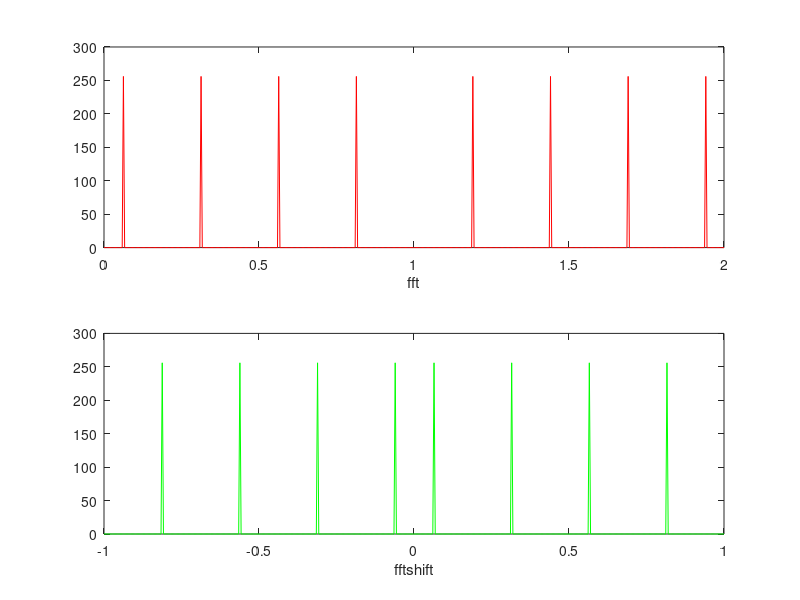

Write MATLAB code to recreate this figure. (Note: this script raises an error after producing the figure.)
%% init workspace
clc;clear all;close all;
%% def problem parameters 
t = 0:1/(2*pi):100;
x = zeros(size(t));
for fi = pi.*[ 1/16,5/16,9/16,13/16]
    x = x + cos(2*pi*fi*t);
end
%% a) plot fft and fftshift
fft_x = fft(x,512);
fftshift_x = fftshift(fft_x);
W_fft =  linspace(0,2*pi,length(fft_x));
W_fftshift =  linspace(-pi,pi,length(fftshift_x));

figure;
subplot(211);   plot(W_fft/pi,abs(fft_x),'r'); xlabel('fft');
subplot(212);   plot(W_fftshift/pi,abs(fftshift_x),'g'); xlabel('fftshift');

%% b) xlsread
close all;
H = xlsread('filters.xls',1);
F = xlsread('filters.xls',2);
 %% c) H -> F
 flt = [];
for i = 1:4
    flt_temp = filter(H(i,:),1,x);
%     flt_temp = downsample(flt_temp,4);
    flt_temp = flt_temp(1:4:length(flt_temp));
    flt = [flt;flt_temp];
end
flt2 = zeros(size(flt));

flt2(1,:) = flt(1,:) * 2;
flt2(3,:) = flt(3,:);
flt2(4,:) = flt(4,:) * 0.5;

flt3 = zeros(4,size(flt,2)*4);
flt3(:,1:4:length(flt3)) = flt2; 

y = 0;
for i = 1:4
    flt_temp = filter(F(i,:),1,flt3(i,:));
%     flt_temp = flt_temp(1:4:length(flt_temp));
    y = y + flt_temp;
end
%% plot x,y
fftshift_y = fftshift(fft(y,512));
figure; hold on;
plot(W_fftshift/pi,abs(fftshift_x),'r'); xlabel('fftshift : x');
plot(W_fftshift/pi,abs(fftshift_y),'g'); xlabel('fftshift : y');




 